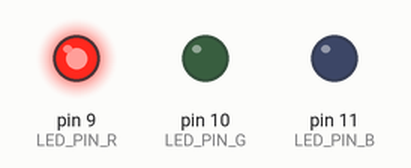
The sketch below on a simulated Arduino Uno, built with avr-gcc and run on an emulated ATmega328P. On the bench: output pins drawn as LEDs (lit = HIGH).

Above: at 0.2 s.
At 0.7 s:
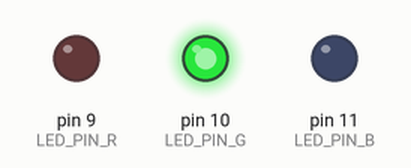
At 2.7 s:
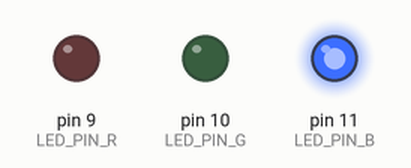
Timing chart, 0 to 3.5 s (numbered marks = the images above):
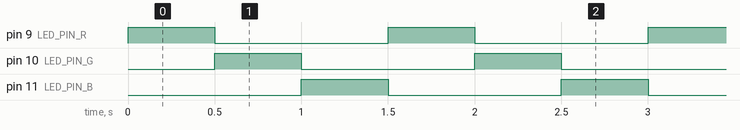

Measured:
- by itself, pin 9 (LED_PIN_R), pin 10 (LED_PIN_G), pin 11 (LED_PIN_B): alternates HIGH for 0.50 s and LOW for 1.0 s
- by itself, everything shown: repeats every 1.5 s, in 3 steps

The sketch:

sketch_may16b.ino
```cpp
//フルカラーLEDの制御

 int LED_PIN_R = 9;   // デジタルピン9番に赤色LEDを割り当てる(変数)
 int LED_PIN_G = 10;  // デジタルピン10番に緑色LEDを割り当てる(変数)
 int LED_PIN_B = 11;  // デジタルピン11番に青色LEDを割り当てる(変数)
 int WAIT = 500;      // 待ち時間の指定


 void setup(){

   pinMode(LED_PIN_R, OUTPUT);  // それぞれのピンを出力に設定
   pinMode(LED_PIN_G, OUTPUT);
   pinMode(LED_PIN_B, OUTPUT);

}


 void loop(){

   digitalWrite(LED_PIN_R, HIGH);
   digitalWrite(LED_PIN_G, LOW);   // 赤色LEDを点灯しその他を消灯
   digitalWrite(LED_PIN_B, LOW);
   delay(WAIT);

   digitalWrite(LED_PIN_R, LOW);
   digitalWrite(LED_PIN_G, HIGH);  // 緑色LEDを点灯しその他を消灯
   digitalWrite(LED_PIN_B, LOW);
   delay(WAIT);

   digitalWrite(LED_PIN_R, LOW);
   digitalWrite(LED_PIN_G, LOW);   // 青色LEDを点灯しその他を消灯
   digitalWrite(LED_PIN_B, HIGH);
   delay(WAIT);

}
```
